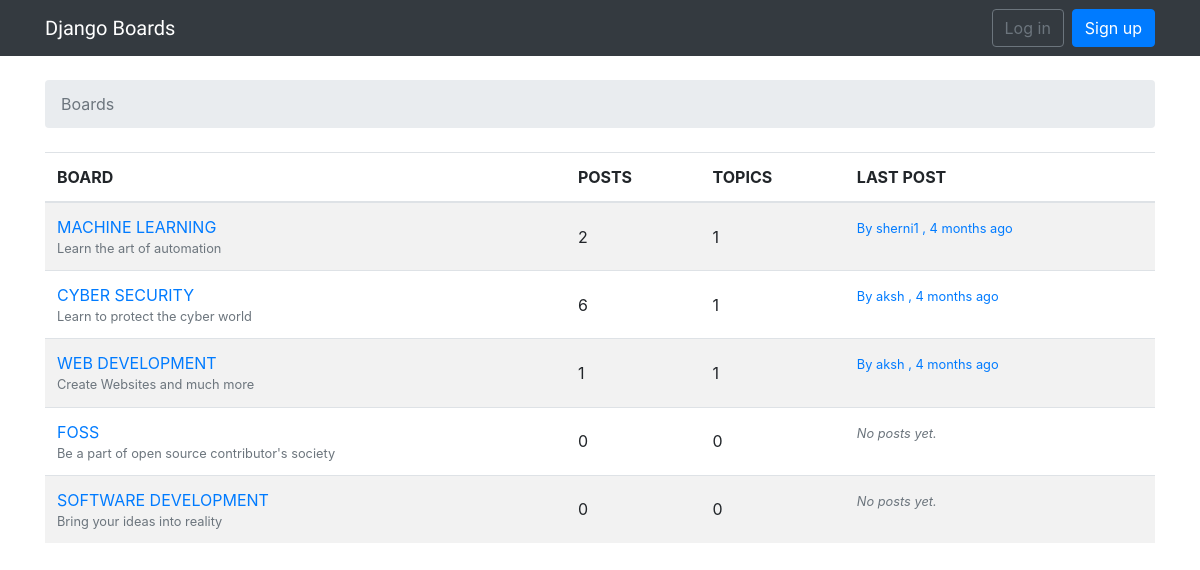
The page / on the database its author committed.
### boards/models.py (models this page shows, shortened)
class Board(models.Model):
    name=models.CharField(max_length=30,unique=True)
    description= models.CharField(max_length=100)
    def get_posts_count(self):
        return Post.objects.filter(topic__board=self).count()
    def get_last_post(self):
        return Post.objects.filter(topic__board=self).order_by('-created_at').first()

class Post(models.Model):
    message = models.TextField(max_length=4000)
    topic = models.ForeignKey(Topic, related_name='posts', on_delete=models.CASCADE)
    created_at = models.DateTimeField(auto_now_add=True)
    updated_at = models.DateTimeField(null=True)
    created_by = models.ForeignKey(User, related_name='posts', on_delete=models.CASCADE)
    updated_by = models.ForeignKey(User, null=True, related_name='+', on_delete=models.CASCADE)

### boards/views.py (the view)
# urls.py: path('',views.home, name='home'),
def home(request):
    boards=Board.objects.all()
    return render(request,'boards/home.html',{'boards':boards})

### boards/templates/boards/home.html (shortened to what this page needs)
<!DOCTYPE html>
{% extends 'boards/base.html' %}
{% load static %}
{% load humanize %}
{% block breadcrumb %}
  <li class="breadcrumb-item active">Boards</li>
{% endblock %}
<!-- {% block stylesheet %}
<link rel="stylesheet" href="{% static 'css/home.css' %}">
{% endblock %} -->
{% block content %}
      <table class="table table-striped mb-4">
        <thead  class="thead-inverse text-nowrap hea">
          <tr>
            <th>BOARD</th>
            <th>POSTS</th>
            <th>TOPICS</th>
            <th>LAST POST</th>
          </tr>
        </thead>
        <tbody>
          {% for board in boards %}
          <tr>
            <td>
               <a id="heading" href="{% url 'board_topics' board.pk %}">{{board.name}}</a>
              <small class="text-muted d-block">{{board.description}}</small>
            </td>
            <td class="align-middle">{{ board.get_posts_count }}</td>
            <td class="align-middle">{{ board.topics.count }}</td>
            <td class="allign-middle text-nowrap">
              {% with post=board.get_last_post %}
                {% if post %}
                  <small>
                    <a href="{% url 'topic_posts' board.pk post.topic.pk %}">
                      By {{ post.created_by.username }} , {{ post.created_at|naturaltime }}
                    </a>
                  </small>
                {% else %}
                  <small class="text-muted">
                    <em>No posts yet.</em>
                  </small>
                {% endif %}
              {% endwith %}
            </td>
          </tr>
          {% endfor %}
        </tbody>
      </table>
{% endblock %}

### rows shown on the page
Board: name "MACHINE LEARNING", description "Learn the art of automation", get_posts_count "2", topics.count "1", get_last_post.created_by.username "sherni1", get_last_post.created_at "4 months ago"
Board: name "CYBER SECURITY", description "Learn to protect the cyber world", get_posts_count "6", topics.count "1", get_last_post.created_by.username "aksh", get_last_post.created_at "4 months ago"
Board: name "WEB DEVELOPMENT", description "Create Websites and much more", get_posts_count "1", topics.count "1", get_last_post.created_by.username "aksh", get_last_post.created_at "4 months ago"
Board: name "FOSS", description "Be a part of open source contributor's society", get_posts_count "0", topics.count "0", shows "No posts yet."
Board: name "SOFTWARE DEVELOPMENT", description "Bring your ideas into reality", get_posts_count "0", topics.count "0", shows "No posts yet."
